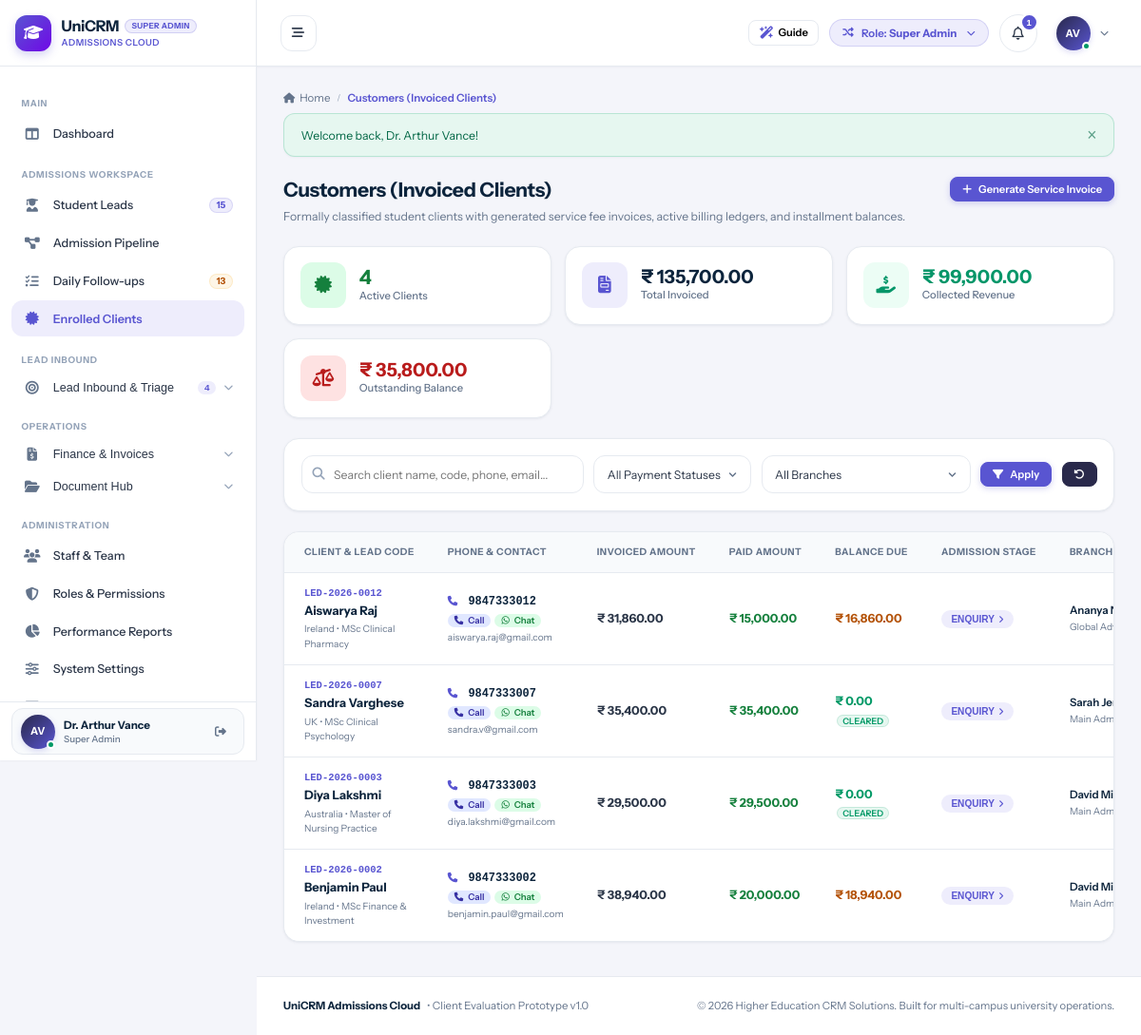
The app's page /customers/index.php (signed in) with its own data.
### tables this page shows
CREATE TABLE `users` (
  `id` int(11) NOT NULL AUTO_INCREMENT,
  `branch_id` int(11) DEFAULT NULL,
  `role_id` int(11) NOT NULL,
  `manager_id` int(11) DEFAULT NULL,
  `reporting_manager_id` int(11) DEFAULT NULL,
  `name` varchar(150) NOT NULL,
  `email` varchar(150) NOT NULL,
  `password` varchar(255) NOT NULL,
  `phone` varchar(50) DEFAULT NULL,
  `designation` varchar(100) DEFAULT NULL,
  `avatar` varchar(255) DEFAULT NULL,
  `status` enum('Active','Inactive') DEFAULT 'Active',
  `created_at` datetime DEFAULT current_timestamp(),
  `updated_at` datetime DEFAULT NULL ON UPDATE current_timestamp(),
  PRIMARY KEY (`id`),
  UNIQUE KEY `email` (`email`),
  KEY `idx_branch` (`branch_id`),
  KEY `idx_role` (`role_id`),
  KEY `idx_manager` (`manager_id`)
);

CREATE TABLE `roles` (
  `id` int(11) NOT NULL AUTO_INCREMENT,
  `name` varchar(50) NOT NULL,
  `label` varchar(100) NOT NULL,
  `description` text DEFAULT NULL,
  `created_at` datetime DEFAULT current_timestamp(),
  PRIMARY KEY (`id`),
  UNIQUE KEY `name` (`name`)
);

CREATE TABLE `leads` (
  `id` int(11) NOT NULL AUTO_INCREMENT,
  `lead_code` varchar(30) NOT NULL,
  `full_name` varchar(150) NOT NULL,
  `phone` varchar(50) DEFAULT NULL,
  `mobile_number` varchar(50) NOT NULL,
  `phone_normalized` varchar(20) NOT NULL,
  `alternate_phone` varchar(50) DEFAULT NULL,
  `dob` date DEFAULT NULL,
  `gender` enum('Male','Female','Other') DEFAULT 'Other',
  `email` varchar(150) DEFAULT NULL,
  `permanent_address` text DEFAULT NULL,
  `city` varchar(100) DEFAULT NULL,
  `state` varchar(100) DEFAULT NULL,
  `country` varchar(100) DEFAULT 'India',
  `branch_id` int(11) NOT NULL,
  `assigned_counselor_id` int(11) DEFAULT NULL,
  `highest_qualification` varchar(100) DEFAULT NULL,
  `passing_college` varchar(200) DEFAULT NULL,
  `college_name` varchar(200) DEFAULT NULL,
  `passout_year` int(11) DEFAULT NULL,
  `year_of_passing` int(11) DEFAULT NULL,
  `percentage` decimal(5,2) DEFAULT NULL,
  `backlogs_count` int(11) DEFAULT 0,
  `has_passport` enum('Yes','No','Applied') DEFAULT 'No',
  `passport_number` varchar(50) DEFAULT NULL,
  `passport_expiry` date DEFAULT NULL,
  `pan_number` varchar(30) DEFAULT NULL,
  `has_ielts` enum('Yes','No','Awaiting Result','Not Attempted') DEFAULT 'No',
  `has_pte` enum('Yes','No','Awaiting Result','Not Attempted') DEFAULT 'No',
  `has_toefl` enum('Yes','No','Awaiting Result','Not Attempted') DEFAULT 'No',
  `english_test` varchar(50) DEFAULT 'None',
  `english_score` varchar(50) DEFAULT NULL,
  `score_listening` decimal(4,1) DEFAULT NULL,
  `score_reading` decimal(4,1) DEFAULT NULL,
  `score_writing` decimal(4,1) DEFAULT NULL,
  `score_speaking` decimal(4,1) DEFAULT NULL,
  `work_experience_years` decimal(4,1) DEFAULT 0.0,
  `notes` text DEFAULT NULL,
  `ielts_overall` decimal(3,1) DEFAULT NULL,
  `ielts_listening` decimal(3,1) DEFAULT NULL,
  `ielts_reading` decimal(3,1) DEFAULT NULL,
  `ielts_writing` decimal(3,1) DEFAULT NULL,
  `ielts_speaking` decimal(3,1) DEFAULT NULL,
  `pte_overall` int(11) DEFAULT NULL,
  `pte_listening` int(11) DEFAULT NULL,
  `pte_reading` int(11) DEFAULT NULL,
  `pte_writing` int(11) DEFAULT NULL,
  `pte_speaking` int(11) DEFAULT NULL,
  `target_country` varchar(100) DEFAULT NULL,
  `preferred_country` varchar(100) DEFAULT NULL,
  `target_university` varchar(200) DEFAULT NULL,
  `target_course` varchar(200) DEFAULT NULL,
  `preferred_course` varchar(200) DEFAULT NULL,
  `target_intake_id` int(11) DEFAULT NULL,
  `target_intake_text` varchar(100) DEFAULT NULL,
  `intake_year` int(11) DEFAULT 2026,
  `intake_term` varchar(50) DEFAULT 'September',
  `prospectivity` enum('High','Moderate','Low') DEFAULT 'Moderate',
  `priority` enum('High','Moderate','Low') DEFAULT 'Moderate',
  `enquiry_type` enum('WALK IN','TELE','TELE-WALK IN') DEFAULT 'TELE',
  `lead_source` varchar(100) DEFAULT 'Direct Inquiry',
  `source` varchar(100) DEFAULT 'Direct Inquiry',
  `stage_id` int(11) NOT NULL DEFAULT 1,
  `stage` varchar(50) DEFAULT 'ENQUIRY',
  `secondary_status` enum('Active','On Hold','Rejected','Lost') DEFAULT 'Active',
  `is_customer` tinyint(1) DEFAULT 0,
  `customer_code` varchar(30) DEFAULT NULL,
  `converted_to_customer_at` datetime DEFAULT NULL,
  `invoiced_total` decimal(12,2) DEFAULT 0.00,
  `paid_total` decimal(12,2) DEFAULT 0.00,
  `balance_total` decimal(12,2) DEFAULT 0.00,
  `college_data_id` int(11) DEFAULT NULL,
  `web_lead_id` int(11) DEFAULT NULL,
  `last_followup_at` datetime DEFAULT NULL,
  `next_followup_date` date DEFAULT NULL,
  `followup_count` int(11) DEFAULT 0,
  `last_followup_date` date DEFAULT NULL,
  `assigned_at` datetime DEFAULT current_timestamp(),
  `first_followup_logged` tinyint(1) DEFAULT 0,
  `is_archived` tinyint(1) DEFAULT 0,
  `archived_at` datetime DEFAULT NULL,
  `archived_by` int(11) DEFAULT NULL,
  `archive_reason` varchar(255) DEFAULT NULL,
  `archived_reason` varchar(255) DEFAULT NULL,
  `created_by` int(11) DEFAULT NULL,
  `created_at` datetime DEFAULT current_timestamp(),
  `updated_at` datetime DEFAULT NULL ON UPDATE current_timestamp(),
  PRIMARY KEY (`id`),
  UNIQUE KEY `lead_code` (`lead_code`),
  KEY `idx_phone` (`phone_normalized`),
  KEY `idx_branch` (`branch_id`),
  KEY `idx_counselor` (`assigned_counselor_id`),
  KEY `idx_stage` (`stage_id`),
  KEY `idx_customer` (`is_customer`),
  KEY `idx_archived` (`is_archived`),
  KEY `idx_next_fu` (`next_followup_date`)
);

CREATE TABLE `branches` (
  `id` int(11) NOT NULL AUTO_INCREMENT,
  `name` varchar(100) NOT NULL,
  `code` varchar(20) NOT NULL,
  `city` varchar(100) NOT NULL,
  `state` varchar(100) NOT NULL DEFAULT 'Kerala',
  `country` varchar(100) NOT NULL DEFAULT 'India',
  `phone` varchar(50) DEFAULT NULL,
  `email` varchar(150) DEFAULT NULL,
  `address` text DEFAULT NULL,
  `manager_id` int(11) DEFAULT NULL,
  `status` enum('Active','Inactive') DEFAULT 'Active',
  `created_at` datetime DEFAULT current_timestamp(),
  `updated_at` datetime DEFAULT NULL ON UPDATE current_timestamp(),
  PRIMARY KEY (`id`),
  UNIQUE KEY `code` (`code`)
);

### customers/index.php (the view, shortened to what the rows shown need)
<?php
require_once __DIR__ . '/../config/database.php';
require_once __DIR__ . '/../config/helpers.php';
require_once __DIR__ . '/../includes/auth.php';
require_login();
$scopeClause = get_crm_scope_clause('l', 'assigned_counselor_id', 'branch_id');
$where = ["l.is_customer = 1", "l.is_archived = 0", $scopeClause];
$params = [];
$whereSql = implode(' AND ', $where);
$sql = "
    SELECT l.*, b.name AS branch_name, u.name AS counselor_name,
           (SELECT COUNT(*) FROM invoices WHERE lead_id = l.id) AS invoice_count
    FROM leads l
    LEFT JOIN branches b ON l.branch_id = b.id
    LEFT JOIN users u ON l.assigned_counselor_id = u.id
    WHERE {$whereSql}
    ORDER BY l.id DESC
";
$stmt = $pdo->prepare($sql);
$stmt->execute($params);
$customers = $stmt->fetchAll();
include __DIR__ . '/../includes/header.php';
?>
<div class="page-header" style="display:flex; justify-content:space-between; align-items:flex-start; margin-bottom:1.5rem; flex-wrap:wrap; gap:1rem;">
  <div>
    <h1 style="font-size:1.5rem; font-weight:700; color:var(--text-heading); margin:0 0 0.35rem 0;">Customers (Invoiced Clients)</h1>
  </div>
</div>
<div class="card">
  <div class="table-responsive">
    <table class="data-table">
      <thead>
        <tr>
          <th>Client & Lead Code</th>
          <th>Phone & Contact</th>
          <th>Invoiced Amount</th>
          <th>Paid Amount</th>
          <th>Balance Due</th>
          <th>Admission Stage</th>
          <th>Branch & Counselor</th>
        </tr>
      </thead>
      <tbody>
        <?php if (empty($customers)): ?>
          <tr>
            <td colspan="8" style="text-align:center; padding:3rem; color:var(--text-muted);">
              <i class="fa-solid fa-certificate" style="font-size:2rem; margin-bottom:0.75rem; display:block; color:var(--text-light);"></i>
              No active invoiced customers match this filter.
            </td>
          </tr>
        <?php else: ?>
          <?php foreach ($customers as $cust):
            $bal = (float)$cust['balance_total'];
            $balColor = $bal <= 0 ? 'var(--success)' : ($cust['paid_total'] > 0 ? '#b45309' : 'var(--danger)');
          ?>
            <tr>
              <td>
                <div style="font-family:monospace; font-size:0.75rem; font-weight:700; color:var(--primary);">
                  <?= htmlspecialchars($cust['lead_code']) ?>
                </div>
                <a href="<?= base_url('customers/view.php?id=' . $cust['id']) ?>" style="font-weight:700; color:var(--text-heading); font-size:0.92rem; text-decoration:none;">
                  <?= htmlspecialchars($cust['full_name']) ?>
                </a>
                <div style="font-size:0.72rem; color:var(--text-muted); margin-top:2px;">
                  <?= htmlspecialchars($cust['preferred_country']) ?> • <?= htmlspecialchars($cust['preferred_course']) ?>
                </div>
              </td>
              <td>
                <div style="font-family:monospace; font-weight:600; font-size:0.85rem; color:var(--text-heading);">
                  <i class="fa-solid fa-phone" style="font-size:0.75rem; color:var(--primary); margin-right:4px;"></i> <?= htmlspecialchars($cust['phone']) ?>
                </div>
                <?php $cleanPhone = preg_replace('/[^0-9]/', '', $cust['phone']); ?>
                <div style="margin-top:4px; display:flex; gap:4px; align-items:center;">
                  <a href="tel:<?= htmlspecialchars($cust['phone']) ?>" class="badge" style="background:#e0e7ff; color:#3730a3; text-decoration:none; padding:2px 7px; font-size:0.68rem;" title="Call Client">
                    <i class="fa-solid fa-phone"></i> Call
                  </a>
                  <a href="https://wa.me/<?= $cleanPhone ?>" target="_blank" class="badge" style="background:#dcfce7; color:#15803d; text-decoration:none; padding:2px 7px; font-size:0.68rem;" title="Chat on WhatsApp">
                    <i class="fa-brands fa-whatsapp"></i> Chat
                  </a>
                </div>
                <?php if (!empty($cust['email'])): ?>
                  <div style="font-size:0.72rem; color:var(--text-muted); margin-top:3px;">
                    <?= htmlspecialchars($cust['email']) ?>
                  </div>
                <?php endif; ?>
              </td>
              <td style="font-weight:700; font-size:0.9rem;">
                <?= format_currency($cust['invoiced_total']) ?>
              </td>
              <td style="font-weight:700; color:#15803d; font-size:0.9rem;">
                <?= format_currency($cust['paid_total']) ?>
              </td>
              <td style="font-weight:800; color:<?= $balColor ?>; font-size:0.9rem;">
                <?= format_currency($cust['balance_total']) ?>
                <?php if ($bal <= 0): ?>
                  <span class="badge badge-success" style="font-size:0.65rem; padding:1px 5px; margin-left:2px;">CLEARED</span>
                <?php endif; ?>
              </td>
              <td>
                <button type="button"
                  onclick="openAdvanceStageModal(<?= $cust['id'] ?>, '<?= addslashes(htmlspecialchars($cust['full_name'])) ?>', '<?= addslashes(htmlspecialchars($cust['stage'])) ?>')"
                  class="badge badge-primary"
                  style="border:none; cursor:pointer; font-size:0.72rem; font-weight:700; display:inline-flex; align-items:center; gap:4px;"
                  title="Click to Advance Admission Stage">
                  <?= htmlspecialchars($cust['stage']) ?> <i class="fa-solid fa-angle-right" style="font-size:0.65rem;"></i>
                </button>
              </td>
              <td>
                <div style="font-size:0.82rem; font-weight:600; color:var(--text-heading);">
                  <?= htmlspecialchars($cust['counselor_name'] ?? 'Counselor') ?>
                </div>
                <div style="font-size:0.72rem; color:var(--text-muted);">
                  <?= htmlspecialchars($cust['branch_name'] ?? 'Branch') ?>
                </div>
              </td>
            </tr>
          <?php endforeach; ?>
        <?php endif; ?>
      </tbody>
    </table>
  </div>
</div>
<?php include __DIR__ . '/../includes/footer.php'; ?>

### includes/header.php (shortened to what the rows shown need)
<?php
require_once __DIR__ . '/auth.php';
$currentUser = current_user();
$unreadNotifCount = $currentUser ? get_unread_notifications_count($currentUser['id']) : 0;
?>
<!DOCTYPE html>
<html lang="en">
<head>
  <link rel="stylesheet" href="https://cdnjs.cloudflare.com/ajax/libs/font-awesome/6.5.1/css/all.min.css">
  <link rel="stylesheet" href="<?= base_url('assets/css/style.css') ?>">
</head>
<body>
<div id="app-layout">
  <?php include __DIR__ . '/sidebar.php'; ?>
  <div id="main-wrapper">
    <header id="top-navbar">
      <div class="navbar-right">
        <div class="role-switcher-dropdown" style="position: relative;">
          <button type="button" class="role-switcher-btn" id="role-switcher-btn" title="Simulate different role permissions">
            <span>Role: <strong><?= htmlspecialchars($currentUser['role_label'] ?? 'Guest') ?></strong></span>
          </button>
        </div>
        <div style="position: relative;">
          <button type="button" class="notification-bell-btn" id="notif-bell-btn" title="Notifications">
            <i class="fa-regular fa-bell"></i>
            <?php if ($unreadNotifCount > 0): ?>
              <span class="notification-counter"><?= $unreadNotifCount ?></span>
            <?php endif; ?>
          </button>
        </div>
        <div style="position: relative;">
          <button type="button" class="profile-dropdown-btn" id="user-profile-btn">
            <div class="user-avatar-sm online">
              <?= user_initials($currentUser['name'] ?? 'U') ?>
            </div>
            <i class="fa-solid fa-chevron-down" style="font-size:0.65rem; color:var(--text-muted);"></i>
          </button>
        </div>
      </div>
    </header>
    <main class="content-area">

### includes/sidebar.php (shortened to what the rows shown need)
<?php
$currentUser = current_user();
?>
<aside id="sidebar">
<?php
$rawRoleLabel = $currentUser['role_label'] ?? 'Staff';
$headerRoleBadge = $rawRoleLabel;
?>
  <div class="sidebar-header" id="sidebar-brand-header">
    <a href="<?= base_url('dashboard/index.php') ?>" class="brand-wrapper">
      <div class="brand-text">
        <div class="brand-title-row">
          <h1 class="brand-title">UniCRM</h1>
          <span class="sidebar-role-badge sidebar-demo-badge" title="<?= htmlspecialchars($rawRoleLabel) ?>"><?= htmlspecialchars($headerRoleBadge) ?></span>
        </div>
      </div>
    </a>
  </div>
  <div class="sidebar-user">
    <div class="sidebar-user-card">
      <div class="user-snippet">
        <div class="user-avatar-sm online" title="<?= htmlspecialchars($currentUser['name'] ?? 'User') ?>">
          <?= user_initials($currentUser['name'] ?? 'U') ?>
        </div>
        <div class="user-info">
          <span class="user-name" title="<?= htmlspecialchars($currentUser['name'] ?? 'User') ?>"><?= htmlspecialchars($currentUser['name'] ?? 'User') ?></span>
          <span class="user-role"><?= htmlspecialchars($currentUser['role_label'] ?? 'Staff') ?></span>
        </div>
      </div>
    </div>
  </div>
</aside>

### records on screen
users: role.label "SUPER ADMIN", name "AV", name "Dr. Arthur Vance", role.label "Super Admin", id "1"
leads: lead_code "LED-2026-0012", full_name "Aiswarya Raj", preferred_country "Ireland", preferred_course "MSc Clinical Pharmacy", phone "9847333012", email "aiswarya.raj@gmail.com", invoiced_total "₹ 31,860.00", paid_total "₹ 15,000.00", balance_total "₹ 16,860.00", stage "ENQUIRY", users.name "Ananya…", branch.name "Global…"
leads: lead_code "LED-2026-0007", full_name "Sandra Varghese", preferred_country "UK", preferred_course "MSc Clinical Psychology", phone "9847333007", email "sandra.v@gmail.com", invoiced_total "₹ 35,400.00", paid_total "₹ 35,400.00", balance_total "₹ 0.00", shows "CLEARED", stage "ENQUIRY", users.name "Sarah…", branch.name "Main…"
leads: lead_code "LED-2026-0003", full_name "Diya Lakshmi", preferred_country "Australia", preferred_course "Master of Nursing Practice", phone "9847333003", email "diya.lakshmi@gmail.com", invoiced_total "₹ 29,500.00", paid_total "₹ 29,500.00", balance_total "₹ 0.00", shows "CLEARED", stage "ENQUIRY", users.name "David…", branch.name "Main…"
leads: lead_code "LED-2026-0002", full_name "Benjamin Paul", preferred_country "Ireland", preferred_course "MSc Finance & Investment", phone "9847333002", email "benjamin.paul@gmail.com", invoiced_total "₹ 38,940.00", paid_total "₹ 20,000.00", balance_total "₹ 18,940.00", stage "ENQUIRY", users.name "David…", branch.name "Main…"

### other values on screen
$sidebarActiveLeadsCount "15"
$sidebarTotalTasks "13"
$sidebarWebLeadsCount "4"
$pageTitle "Customers (Invoiced Clients)"
$flash['message'] "Welcome back, Dr. Arthur Vance!"
$custStats['total_customers'] "4"
format_currency($custStats['total_invoiced'] ?? 0) "₹ 135,700.00"
format_currency($custStats['total_collected'] ?? 0) "₹ 99,900.00"
format_currency($custStats['total_receivable'] ?? 0) "₹ 35,800.00"
